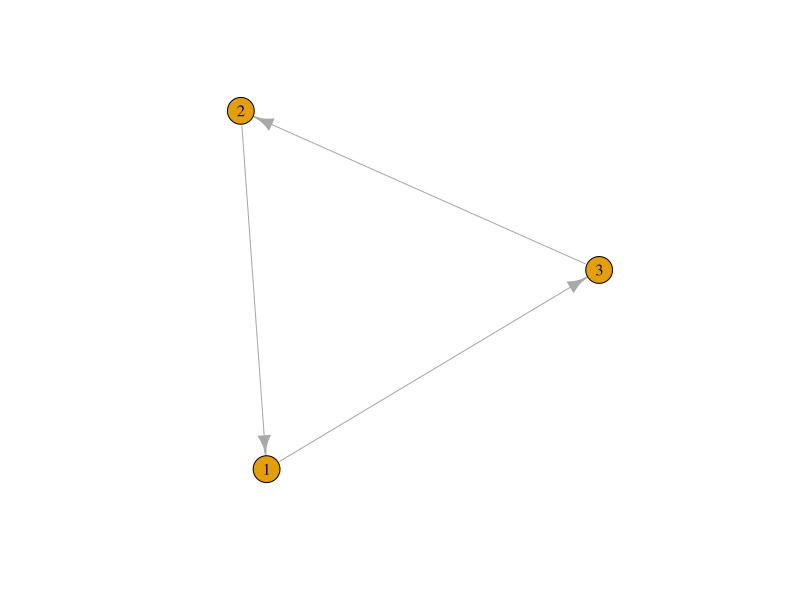
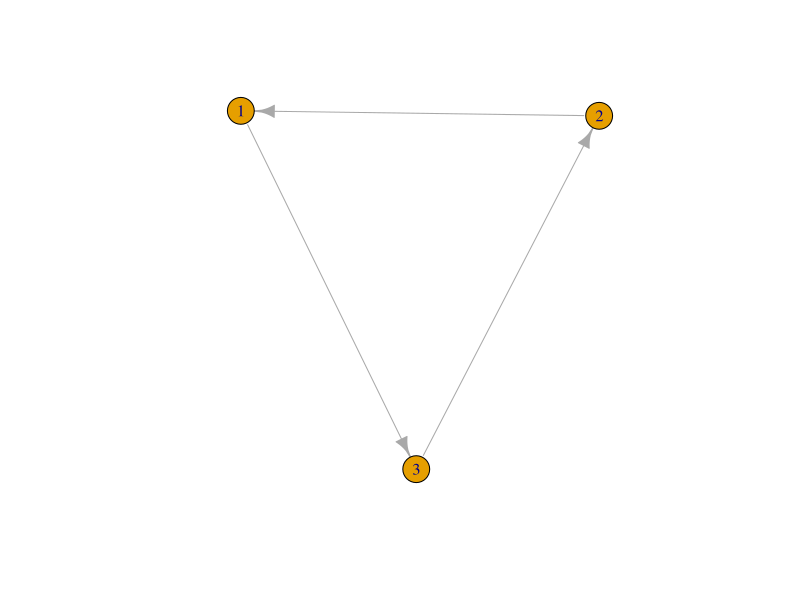
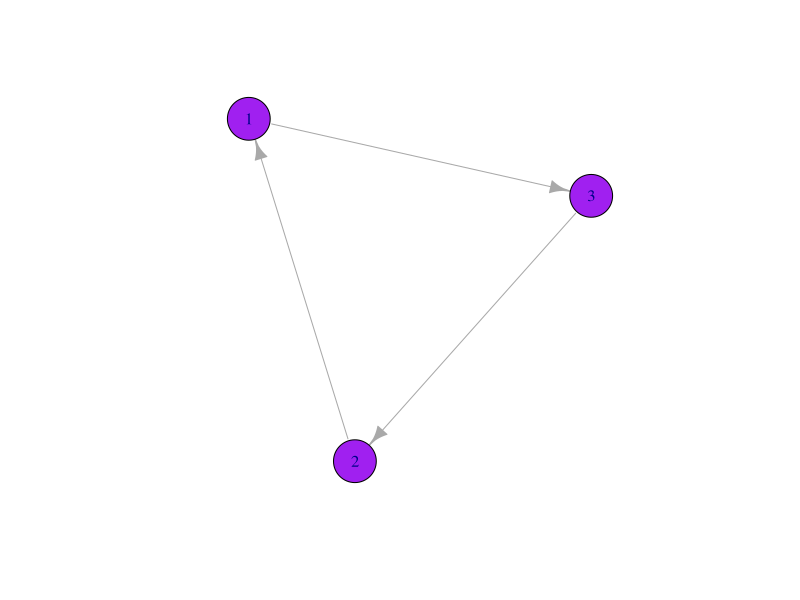
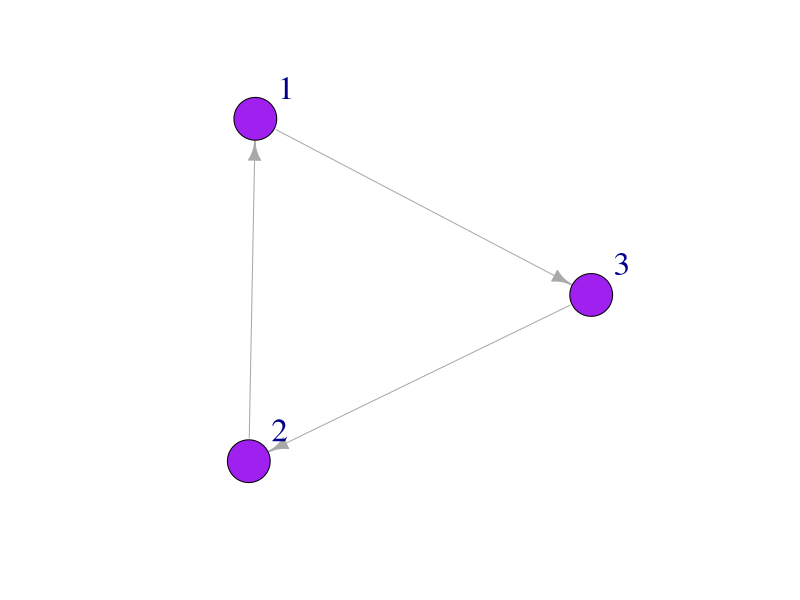
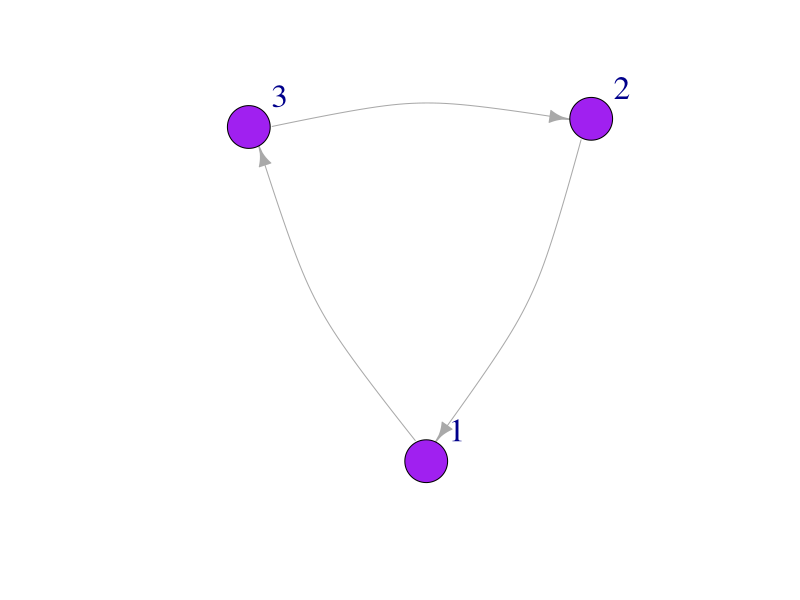
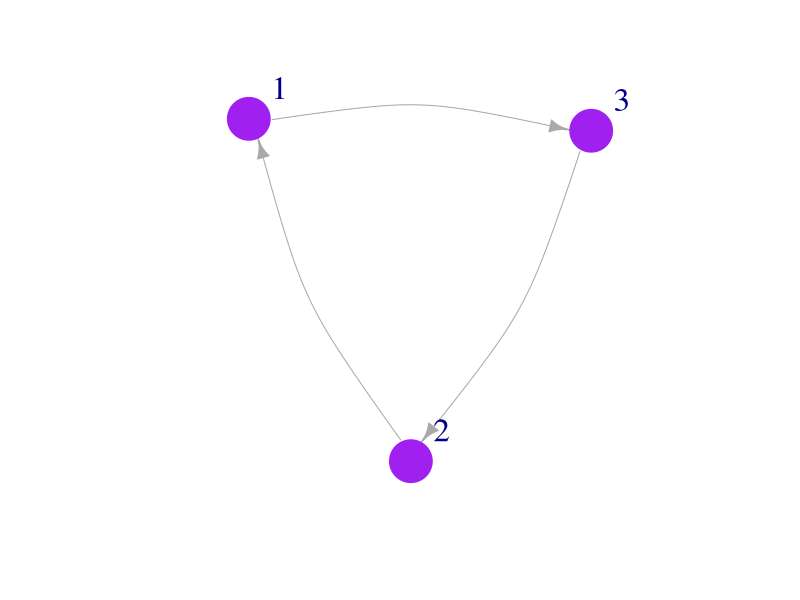
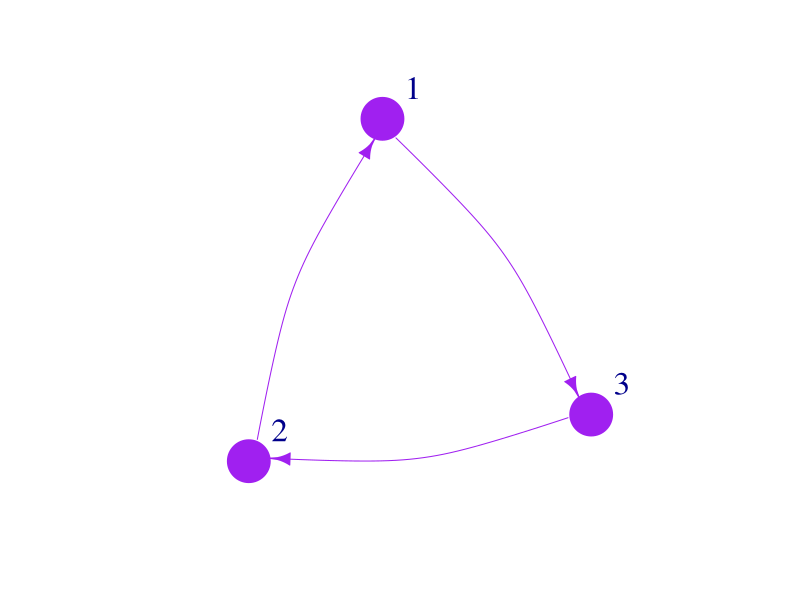
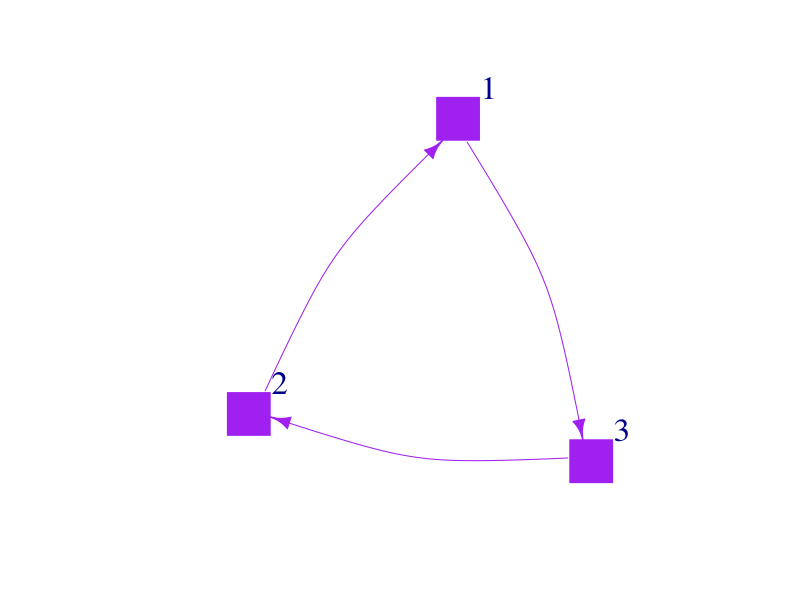

R code for these plots, in order:
## ---- chunk 1
library(igraph)
library(ggplot2)
## ---- chunk 2
mat1 <- matrix(c(0, 1, 0, 0, 0, 1, 1,0, 0), 
               nrow=3, ncol=3) ### matrix function 
mat1
## ---- chunk 3
mat2 <- graph_from_adjacency_matrix(mat1)
plot(mat2, edge.arrow.size = 1) ## set the size of the arrows 
## ---- chunk 4
mat3 <- graph(edges=c(1,3, 3,2, 2,1), n=3, directed=T ) # use graph function and list edges 
plot(mat3, edge.arrow.size = 1)
## ---- chunk 5
plot(mat3, 
     edge.arrow.size = 1, 
     vertex.color = "purple", 
     vertex.size = 25, 
     vertex.label.cex = 1)

## ---- chunk 6
plot(mat3, 
     edge.arrow.size = 1, 
     vertex.color = "purple", 
     vertex.size = 25, 
     vertex.label.cex = 2, 
     vertex.label.dist = 3.5)
## ---- chunk 7
plot(mat3, 
     edge.arrow.size = 1, 
     vertex.color = "purple", 
     vertex.size = 25, 
     vertex.label.cex = 2, 
     vertex.label.dist = 3.5, 
     edge.curved = .2)
## ---- chunk 8
plot(mat3, 
     edge.arrow.size = 1, 
     vertex.color = "purple", 
     vertex.frame.color="purple",
     vertex.size = 25, 
     vertex.label.cex = 2, 
     vertex.label.dist = 3.5, 
     edge.curved = .2)
## ---- chunk 9
plot(mat3, 
     edge.arrow.size = 1, 
     vertex.color = "purple", 
     vertex.frame.color="purple",
     vertex.size = 25, 
     vertex.label.cex = 2, 
     vertex.label.dist = 3.5, 
     edge.curved = .2,
     edge.color="purple")
## ---- chunk 10
plot(mat3, 
     edge.arrow.size = 1, 
     vertex.color = "purple", 
     vertex.frame.color="purple",
     vertex.size = 25, 
     vertex.label.cex = 2, 
     vertex.label.dist = 3.5, 
     edge.curved = .2,
     vertex.shape = "square", 
     edge.color="purple")

# shape options are circle, square, 
# csquare, rectangle, crectangle, none
## ---- chunk 11
plot(mat3, 
     edge.arrow.size = 1, 
     vertex.color = "purple", 
     vertex.frame.color="purple",
     vertex.size = 25, 
     vertex.label.cex = 2, 
     vertex.label.dist = 3.5, 
     edge.curved = .2,
     vertex.shape = "square",
     edge.lty = 2, 
     edge.color="purple")
## ---- chunk 12
V(mat3)$color <- 'purple'
V(mat3)$size <- 25
E(mat3)$color <- 'purple'
E(mat3)$arrow.size <- 1
V(mat3)$frame.color <- 'purple'
plot(mat3)
## ---- chunk 13
Nodelist <- data.frame(
                Names =c("Jim", "Carole", "Joe", "Michelle", "Jen", "Pete", "Paul", 
                         "Tim", "Jess", "Mark", "Jill", "Cam", "Kate") ,
                YearsFarming = c(8.5, 6.5, 4, 1, 3, 10, 5, 5, 5, 1, 1, 6, 6) , 
                Age = c(27, 52, 49, 32, 65, 72, 42, 67, 48, 33, 67, 75, 39) , 
                Gender = c("Male", "Female", "Male", "Female", "Female", "Male",
                           "Male","Male", "Female", "Male", "Female", "Male", 
                           "Female"))
Nodelist       
## ---- chunk 14
Edgelist <- data.frame(
                  From = c("Jim", "Jim", "Jim", "Jill", "Kate", "Pete", 
                           "Pete", "Jess", "Jim", "Jim", "Pete"),
                  To = c("Carole", "Jen", "Pete", "Carole", "Joe", 
                         "Carole", "Paul", "Mark", "Cam", "Mark", "Tim"),
                  Times =c(3, 7, 6, 6, 5, 3, 2, 1, 1, 2, 5)
)
Edgelist
## ---- chunk 15
FarmNetwork <- graph_from_data_frame(d = Edgelist, vertices = Nodelist, directed = T)
FarmNetwork
E(FarmNetwork) # view edges
V(FarmNetwork) # view nodes
## ---- chunk 16
plot(FarmNetwork, 
     edge.arrow.size = .5, 
     vertex.color = "plum", 
     vertex.label.dist = 2.5)

## ---- chunk 17
V(FarmNetwork)$color <- ifelse(V(FarmNetwork)$Gender == "Male", "#4682B4", "#C83200")
V(FarmNetwork)$frame.color <- ifelse(V(FarmNetwork)$Gender == "Male", "#4682B4", "#C83200")

plot(FarmNetwork, 
     edge.arrow.size = .5, 
     vertex.label.dist = 2.5, 
     edge.curved = .2)

## ---- chunk 18
Layout1 <- layout_in_circle(FarmNetwork)

plot(FarmNetwork, 
     edge.arrow.size = .5, 
     vertex.label.dist = 2.5, 
     layout = Layout1)
## ---- chunk 19
Layout2 <- layout_as_star(FarmNetwork)

plot(FarmNetwork, 
     edge.arrow.size = .5, 
     vertex.label.dist = 2.5, 
     layout = Layout2)
## ---- chunk 20
Layout3 <- layout_with_kk(FarmNetwork)

plot(FarmNetwork, 
     edge.arrow.size = .5, 
     vertex.label.dist = 2.5, 
     layout = Layout3)
## ---- chunk 21
Layout4<- layout_with_fr(FarmNetwork)

plot(FarmNetwork, edge.arrow.size = .5, vertex.label.dist = 2.5, layout = Layout4)
## ---- chunk 22

V(FarmNetwork)$size <- V(FarmNetwork)$YearsFarming 
                # size the nodes by number of years farming

plot(FarmNetwork, 
     edge.arrow.size = .5, 
     vertex.label.dist = 2.5)
## ---- chunk 23

V(FarmNetwork)$size <- V(FarmNetwork)$YearsFarming *2 
      ## scale by multiplying by 2

plot(FarmNetwork, edge.arrow.size = .5, vertex.label.dist = 2.5)
## ---- chunk 24
E(FarmNetwork)$width <- E(FarmNetwork)$Times/1.5

plot(FarmNetwork, 
     edge.arrow.size = .7, 
     vertex.label.dist = 2.5, 
     edge.curved = .2, 
     layout = Layout2)
## ---- chunk 25
plot(FarmNetwork, 
     edge.arrow.size = .7, 
     vertex.label.dist = 2.5, 
     edge.curved = .2, 
     layout = Layout2)
legend(x=-1.5, 
       y=-1.1, 
       c("Male","Female"), 
       pch=21, 
       pt.bg=c("#4682B4", "#C83200"),
       pt.cex=2, 
       cex=.8, 
       bty="n", 
       ncol=1)
## ---- chunk 26
tiff("graph/NetworkPlot.tiff", 
     width=150, height=150, 
     units='mm',res=300)

plot(FarmNetwork, 
     edge.arrow.size = .7, 
     vertex.label.dist = 2.5, 
     edge.curved = .2, 
     layout = Layout2)
legend(x=-1.5, 
       y=-1.1, 
       c("Male","Female"), 
       pch=21, 
       pt.bg=c("#4682B4", "#C83200"),
       pt.cex=2, 
       cex=.8, 
       bty="n", 
       ncol=1)

dev.off()
